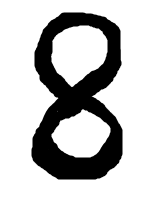
#> input picture 8digit.png, 149 x 200 px, given in place of 0digit.png, which was not available
$ jupyter execute --allow-errors 'Creating Digit data augmentation by adding own images.ipynb'   (older library calls are emulated)   (text cells are left out)
#> lines starting #> are read from the running program, lines starting #| are printed output that depends on the picture; pictures that were not available may be replaced by others from this repository, and a replacement may not be noted
#> `flattened_image = image_array.flatten()`: flattened_image = 64 values, max 255 at index 1, min 6 at index 42, mean 183.4
[cell 1]
from sklearn.datasets import load_digits
digits = load_digits()

[cell 2]
type(digits)

[cell 3]
print(digits.DESCR)

[cell 4]
import numpy as np
import matplotlib.pyplot as plt
import seaborn as sns

[cell 5]
# Print to show there are 1797 images ( 8 by 8 images: dimentionsality of 64 )
print(" Image dataset shape : " , digits.data.shape)

[cell 6]
images = digits.data
labels = digits.target

print(images.shape)
print(digits.target)

[cell 7]
# Load and preprocess aditional Images

from PIL import Image
import numpy as np

[cell 8]
image_paths = ['C:\\Users\\arfan\\Desktop\\Bootcamp\\Lectures\\Task KNN\\Images\\0digit.png',
              'C:\\Users\\arfan\\Desktop\\Bootcamp\\Lectures\\Task KNN\\Images\\0digit1.png',
              'C:\\Users\\arfan\\Desktop\\Bootcamp\\Lectures\\Task KNN\\Images\\1digit.png' ,
              'C:\\Users\\arfan\\Desktop\\Bootcamp\\Lectures\\Task KNN\\Images\\1digit1.png',
              'C:\\Users\\arfan\\Desktop\\Bootcamp\\Lectures\\Task KNN\\Images\\2digit.png',
              'C:\\Users\\arfan\\Desktop\\Bootcamp\\Lectures\\Task KNN\\Images\\2digit1.png',
              'C:\\Users\\arfan\\Desktop\\Bootcamp\\Lectures\\Task KNN\\Images\\3digit.png' ,
              'C:\\Users\\arfan\\Desktop\\Bootcamp\\Lectures\\Task KNN\\Images\\3digit1.png',
              'C:\\Users\\arfan\\Desktop\\Bootcamp\\Lectures\\Task KNN\\Images\\4digit.png',
              'C:\\Users\\arfan\\Desktop\\Bootcamp\\Lectures\\Task KNN\\Images\\5digit.png',
              'C:\\Users\\arfan\\Desktop\\Bootcamp\\Lectures\\Task KNN\\Images\\5digit1.png',
              'C:\\Users\\arfan\\Desktop\\Bootcamp\\Lectures\\Task KNN\\Images\\6digit.png',
              'C:\\Users\\arfan\\Desktop\\Bootcamp\\Lectures\\Task KNN\\Images\\6digit1.png',
              'C:\\Users\\arfan\\Desktop\\Bootcamp\\Lectures\\Task KNN\\Images\\7digit.png',
              'C:\\Users\\arfan\\Desktop\\Bootcamp\\Lectures\\Task KNN\\Images\\7digit1.png',
              'C:\\Users\\arfan\\Desktop\\Bootcamp\\Lectures\\Task KNN\\Images\\8digit.png',
              'C:\\Users\\arfan\\Desktop\\Bootcamp\\Lectures\\Task KNN\\Images\\9digit.png',
              'C:\\Users\\arfan\\Desktop\\Bootcamp\\Lectures\\Task KNN\\Images\\9digit1.png'
                                                                                                 ]

[cell 9]
my_images = []

#> (the rest of this cell did not finish here and is left out)

#> (a cell that did not finish here is left out)

#> (a cell that did not finish here is left out)

[cell 12]
augmented_data = np.concatenate((images, my_images))
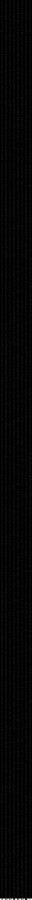
#> augmented_data: shape (1799, 64) float64 (shown at 1/2 size); min 0, max 255, mean 5.1
augmented_labels = np.concatenate((labels, np.full(18, 10)))

[cell 13]
print(augmented_data.shape)
#| (1799, 64)
print(augmented_labels.shape)

[cell 14]
my_images

[cell 15]
first_image = augmented_data[0,:]
#> first_image = 64 values, max 15 at index 11, min 0 at index 0, mean 4.59
x = augmented_data
x.shape
#> Out = (1799, 64)

[cell 16]
print(first_image)
#| [ 0.  0.  5. 13.  9.  1.  0.  0.  0.  0. 13. 15. 10. 15.  5.  0.  0.  3.
#|  15.  2.  0. 11.  8.  0.  0.  4. 12.  0.  0.  8.  8.  0.  0.  5.  8.  0.
#|   0.  9.  8.  0.  0.  4. 11.  0.  1. 12.  7.  0.  0.  2. 14.  5. 10. 12.
#|   0.  0.  0.  0.  6. 13. 10.  0.  0.  0.]

[cell 17]
plt.figure(figsize=(10,4))
plt.imshow(np.reshape(first_image,(8,8)) , cmap = plt.cm.gray);
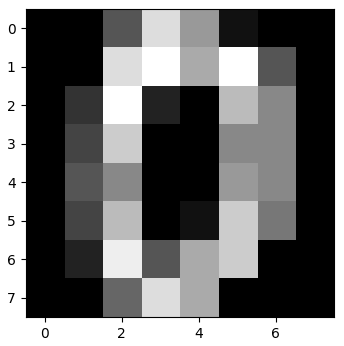
#> figure drawn by matplotlib, 1 panel

[cell 18]
plt.figure(figsize=(30,7))
for i , (image , label) in enumerate(zip(augmented_data[0:5] ,augmented_labels[0:5] )):
    plt.subplot(1,5, i +1 )
    plt.imshow(np.reshape(image , (8 , 8)) , cmap = plt.cm.gray)
    plt.title('Training %i\n '  %label , fontsize =40)
#> this loop made 5 passes
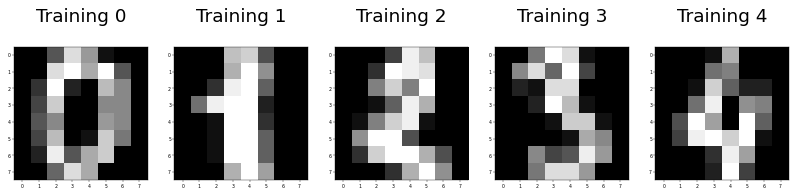
#> figure drawn by matplotlib, 5 panels
